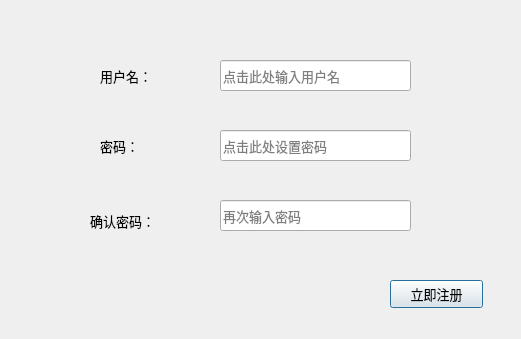
<?xml version="1.0" encoding="UTF-8"?>
<ui version="4.0">
 <class>registerdialog</class>
 <widget class="QDialog" name="registerdialog">
  <property name="geometry">
   <rect>
    <x>0</x>
    <y>0</y>
    <width>521</width>
    <height>339</height>
   </rect>
  </property>
  <property name="font">
   <font>
    <family>Arial</family>
    <pointsize>10</pointsize>
   </font>
  </property>
  <property name="windowTitle">
   <string>注册</string>
  </property>
  <widget class="QLabel" name="label">
   <property name="geometry">
    <rect>
     <x>100</x>
     <y>60</y>
     <width>71</width>
     <height>31</height>
    </rect>
   </property>
   <property name="text">
    <string>用户名：</string>
   </property>
  </widget>
  <widget class="QLabel" name="label_2">
   <property name="geometry">
    <rect>
     <x>100</x>
     <y>130</y>
     <width>71</width>
     <height>31</height>
    </rect>
   </property>
   <property name="text">
    <string>密码：</string>
   </property>
  </widget>
  <widget class="QLabel" name="label_3">
   <property name="geometry">
    <rect>
     <x>90</x>
     <y>210</y>
     <width>91</width>
     <height>21</height>
    </rect>
   </property>
   <property name="text">
    <string>确认密码：</string>
   </property>
  </widget>
  <widget class="QLineEdit" name="userlineEdit">
   <property name="geometry">
    <rect>
     <x>220</x>
     <y>60</y>
     <width>191</width>
     <height>31</height>
    </rect>
   </property>
   <property name="placeholderText">
    <string>点击此处输入用户名</string>
   </property>
  </widget>
  <widget class="QLineEdit" name="pwdlineEdit">
   <property name="geometry">
    <rect>
     <x>220</x>
     <y>130</y>
     <width>191</width>
     <height>31</height>
    </rect>
   </property>
   <property name="echoMode">
    <enum>QLineEdit::Password</enum>
   </property>
   <property name="placeholderText">
    <string>点击此处设置密码</string>
   </property>
  </widget>
  <widget class="QLineEdit" name="pwdagainlineEdit">
   <property name="geometry">
    <rect>
     <x>220</x>
     <y>200</y>
     <width>191</width>
     <height>31</height>
    </rect>
   </property>
   <property name="echoMode">
    <enum>QLineEdit::Password</enum>
   </property>
   <property name="placeholderText">
    <string>再次输入密码</string>
   </property>
  </widget>
  <widget class="QPushButton" name="pushButton">
   <property name="geometry">
    <rect>
     <x>390</x>
     <y>280</y>
     <width>93</width>
     <height>28</height>
    </rect>
   </property>
   <property name="text">
    <string>立即注册</string>
   </property>
  </widget>
 </widget>
 <resources/>
 <connections/>
</ui>
